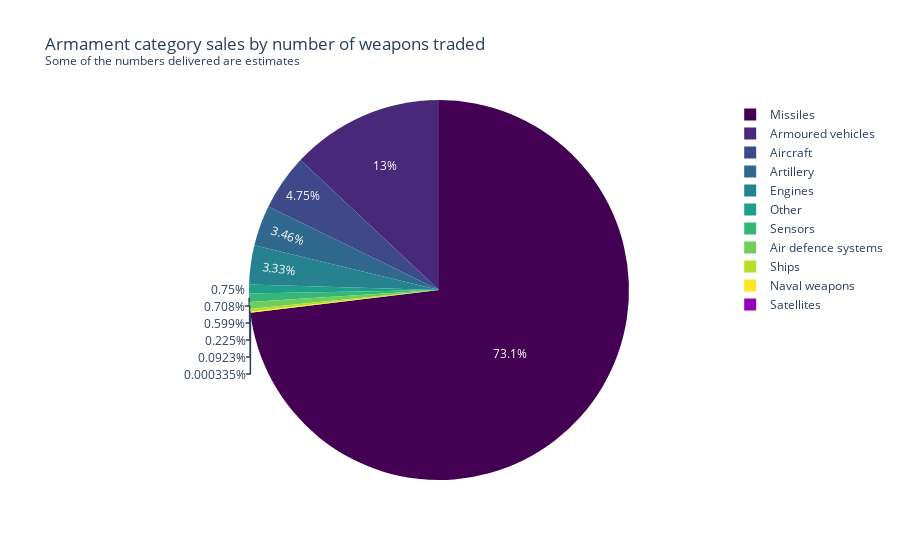

Notebook cell for this chart:
### Code cell
keys = df.select("Armament category").unique().rows()
#Puts them in a weird list of tuples, so we need to get the first element of each tuple
newDF = pl.DataFrame(schema={'Armament category':str,'count':pl.Int64})
for key in keys:
 
    weaponsOfType = df.filter(pl.col("Armament category") == key[0])
    summated = weaponsOfType.select("Numbers delivered").sum()
    newDF = pl.concat([newDF, pl.DataFrame({"Armament category": key[0], "count":summated.rows()[0][0]})], rechunk=True)
# Create a polar pie chart of how much each category is traded
px.pie(newDF,
       names = newDF.select('Armament category').to_series(),
       values = newDF.select("count").to_series(),
       color_discrete_sequence=px.colors.sequential.Viridis,
       title="Armament category sales by quantity of weapons traded <br><sup>Some of the numbers delivered are estimates</sup>"

       
       )

### Figure 1 — Plotly figure (JSON) as saved in the notebook; plotly's stock layout.template omitted (floating-point values rounded to 4 significant figures)
{"data": [{"domain": {"x": [0, 1], "y": [0, 1]}, "hovertemplate": "label=%{label}<br>value=%{value}<extra></extra>", "labels": ["Aircraft", "Armoured vehicles", "Ships", "Artillery", "Engines", "Sensors", "Naval weapons", "Air defence systems", "Missiles", "Other", "Satellites"], "legendgroup": "", "name": "", "showlegend": true, "type": "pie", "values": [170329, 466479, 8072, 124034, 119375, 25383, 3311, 21474, 2621287, 26902, 12]}], "layout": {"legend": {"tracegroupgap": 0}, "piecolorway": ["#440154", "#482878", "#3e4989", "#31688e", "#26828e", "#1f9e89", "#35b779", "#6ece58", "#b5de2b", "#fde725"], "title": {"text": "Armament category sales by number of weapons traded <br><sup>Some of the numbers delivered are estimates</sup>"}}}
